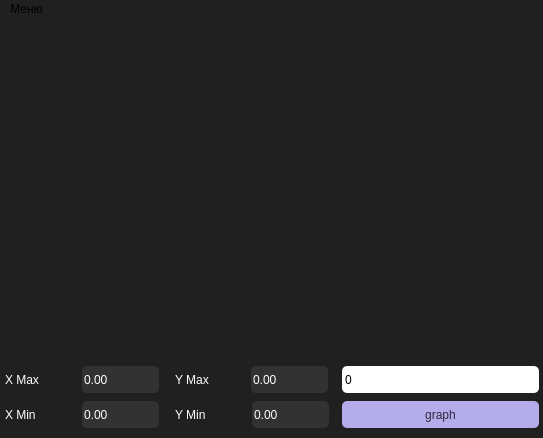
<?xml version="1.0" encoding="UTF-8"?>
<ui version="4.0">
 <class>Graphic</class>
 <widget class="QMainWindow" name="Graphic">
  <property name="geometry">
   <rect>
    <x>0</x>
    <y>0</y>
    <width>543</width>
    <height>438</height>
   </rect>
  </property>
  <property name="windowTitle">
   <string>MainWindow</string>
  </property>
  <property name="styleSheet">
   <string notr="true">background-color: rgb(32,32,32);</string>
  </property>
  <widget class="QWidget" name="centralwidget">
   <widget class="QLabel" name="yMinLabel">
    <property name="geometry">
     <rect>
      <x>170</x>
      <y>380</y>
      <width>81</width>
      <height>31</height>
     </rect>
    </property>
    <property name="styleSheet">
     <string notr="true">QLabel {
color: white;
padding-left: 2;
font: 14pt &quot;Sans Serif Collection&quot;;
}</string>
    </property>
    <property name="text">
     <string>Y Min</string>
    </property>
   </widget>
   <widget class="QLabel" name="xMinLabel">
    <property name="geometry">
     <rect>
      <x>0</x>
      <y>380</y>
      <width>81</width>
      <height>31</height>
     </rect>
    </property>
    <property name="styleSheet">
     <string notr="true">QLabel {
color: white;
padding-left: 2;
font: 14pt &quot;Sans Serif Collection&quot;;
}</string>
    </property>
    <property name="text">
     <string>X Min</string>
    </property>
   </widget>
   <widget class="QPushButton" name="buttonGraph">
    <property name="geometry">
     <rect>
      <x>340</x>
      <y>380</y>
      <width>201</width>
      <height>31</height>
     </rect>
    </property>
    <property name="styleSheet">
     <string notr="true">QPushButton {
background-color: #b5adeb;
color: #2e2c3c;
font: 14pt &quot;Sans Serif Collection&quot;;
border-radius: 5%;
margin: 2;
}

QPushButton:hover {
background-color: #9690c2;
}

QPushButton:pressed {
background-color: #9690c2;
color: #605c7c;
}</string>
    </property>
    <property name="text">
     <string>graph</string>
    </property>
   </widget>
   <widget class="QLabel" name="yMaxLabel">
    <property name="geometry">
     <rect>
      <x>170</x>
      <y>345</y>
      <width>81</width>
      <height>31</height>
     </rect>
    </property>
    <property name="styleSheet">
     <string notr="true">QLabel {
color: white;
padding-left: 2;
font: 14pt &quot;Sans Serif Collection&quot;;
}</string>
    </property>
    <property name="text">
     <string>Y Max</string>
    </property>
   </widget>
   <widget class="QDoubleSpinBox" name="yMax">
    <property name="geometry">
     <rect>
      <x>249</x>
      <y>345</y>
      <width>81</width>
      <height>31</height>
     </rect>
    </property>
    <property name="styleSheet">
     <string notr="true">QDoubleSpinBox {
background-color: #323232;
color: #ffffff;
font: 14pt &quot;Sans Serif Collection&quot;;
border-radius: 5%;
margin: 2;
}

QDoubleSpinBox:hover {
background-color: #3B3B3B;
}

QDoubleSpinBox::up-button { width: 20px;
border:0;
}

QDoubleSpinBox::down-button { width: 20px;
border: 0;
}</string>
    </property>
   </widget>
   <widget class="QDoubleSpinBox" name="xMax">
    <property name="geometry">
     <rect>
      <x>80</x>
      <y>345</y>
      <width>81</width>
      <height>31</height>
     </rect>
    </property>
    <property name="styleSheet">
     <string notr="true">QDoubleSpinBox {
background-color: #323232;
color: #ffffff;
font: 14pt &quot;Sans Serif Collection&quot;;
border-radius: 5%;
margin: 2;
}

QDoubleSpinBox:hover {
background-color: #3B3B3B;
}

QDoubleSpinBox::up-button { width: 20px;
border:0;
}

QDoubleSpinBox::down-button { width: 20px;
border: 0;
}</string>
    </property>
   </widget>
   <widget class="QLabel" name="xMaxLabel">
    <property name="geometry">
     <rect>
      <x>0</x>
      <y>345</y>
      <width>81</width>
      <height>31</height>
     </rect>
    </property>
    <property name="styleSheet">
     <string notr="true">QLabel {
color: white;
padding-left: 2;
font: 14pt &quot;Sans Serif Collection&quot;;
}</string>
    </property>
    <property name="text">
     <string>X Max</string>
    </property>
   </widget>
   <widget class="QDoubleSpinBox" name="yMin">
    <property name="geometry">
     <rect>
      <x>250</x>
      <y>380</y>
      <width>81</width>
      <height>31</height>
     </rect>
    </property>
    <property name="styleSheet">
     <string notr="true">QDoubleSpinBox {
background-color: #323232;
color: #ffffff;
font: 14pt &quot;Sans Serif Collection&quot;;
border-radius: 5%;
margin: 2;
}

QDoubleSpinBox:hover {
background-color: #3B3B3B;
}

QDoubleSpinBox::up-button { width: 20px;
border:0;
}

QDoubleSpinBox::down-button { width: 20px;
border: 0;
}</string>
    </property>
   </widget>
   <widget class="QLabel" name="result">
    <property name="geometry">
     <rect>
      <x>340</x>
      <y>345</y>
      <width>201</width>
      <height>31</height>
     </rect>
    </property>
    <property name="styleSheet">
     <string notr="true">background-color: #ffffff;
color: black;
font: 14pt &quot;Sans Serif Collection&quot;;
border-radius: 5%;
margin: 2;</string>
    </property>
    <property name="text">
     <string>0</string>
    </property>
   </widget>
   <widget class="QDoubleSpinBox" name="xMin">
    <property name="geometry">
     <rect>
      <x>80</x>
      <y>380</y>
      <width>81</width>
      <height>31</height>
     </rect>
    </property>
    <property name="styleSheet">
     <string notr="true">QDoubleSpinBox {
background-color: #323232;
color: #ffffff;
font: 14pt &quot;Sans Serif Collection&quot;;
border-radius: 5%;
margin: 2;
}

QDoubleSpinBox:hover {
background-color: #3B3B3B;
}

QDoubleSpinBox::up-button { width: 20px;
border:0;
}

QDoubleSpinBox::down-button { width: 20px;
border: 0;
}</string>
    </property>
   </widget>
   <widget class="QWidget" name="widget" native="true">
    <property name="geometry">
     <rect>
      <x>0</x>
      <y>0</y>
      <width>541</width>
      <height>341</height>
     </rect>
    </property>
   </widget>
  </widget>
  <widget class="QMenuBar" name="menubar">
   <property name="geometry">
    <rect>
     <x>0</x>
     <y>0</y>
     <width>543</width>
     <height>25</height>
    </rect>
   </property>
   <widget class="QMenu" name="menu">
    <property name="title">
     <string>Меню</string>
    </property>
    <addaction name="separator"/>
    <addaction name="action_2"/>
    <addaction name="action_3"/>
    <addaction name="action_4"/>
    <addaction name="action_5"/>
   </widget>
   <addaction name="menu"/>
  </widget>
  <action name="action_2">
   <property name="text">
    <string>Обычный</string>
   </property>
  </action>
  <action name="action_3">
   <property name="text">
    <string>Инженерный</string>
   </property>
  </action>
  <action name="action_4">
   <property name="text">
    <string>Графики</string>
   </property>
  </action>
  <action name="action_5">
   <property name="text">
    <string>Кредиты</string>
   </property>
  </action>
 </widget>
 <resources/>
 <connections/>
</ui>
